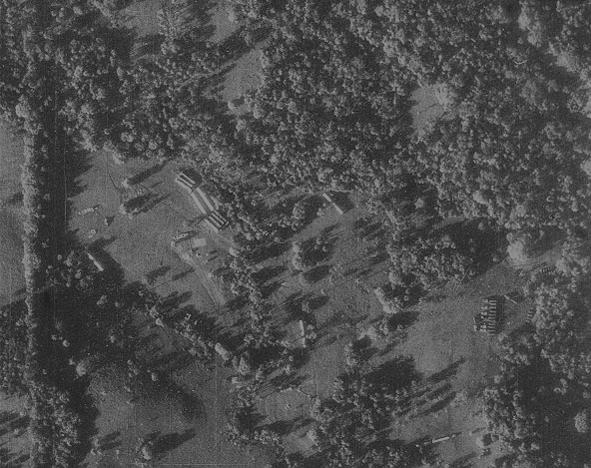
#> input picture mest-atividade01/images/u2dark.png, 591 x 468 px
$ python file01.py
#> lines starting #> are read from the running program, lines starting #| are printed output that depends on the picture; after the words box and inside, x2 and y2 are one past the last pixel; in counts of white or black regions, pixels touching at a corner belong together; long printed decimals are rounded
import cv2
import numpy as np
imageGrey = cv2.imread("images/u2dark.png", cv2.IMREAD_GRAYSCALE)
#> imageGrey is the input picture: shape (468, 591); min 25, max 153, mean 77


# question 1.(a)
smallest = np.amin(imageGrey)
#> smallest = 25
# smallest=imageGrey.min(axis=0).min(axis=0)
# se tirar um min(axis=0) lista todos menores por linha .min(axis=0)
biggest = np.amax(imageGrey)
#> biggest = 153
# biggest = imageGrey.max(axis=0).max(axis=0)
average = np.mean(imageGrey)
#> average = 76.96
# average = imageGrey.mean(axis=0).mean(axis=0)

print(smallest,biggest,average)
#| 25 153 76.962
print(imageGrey.shape)
#| (468, 591)

#question 1.(b)
imageGreyResult = np.copy(imageGrey)
for row in range(len(imageGreyResult)):
    for column in range(len(imageGreyResult[0])):
        if(imageGreyResult[row, column]==smallest):
            imageGreyResult[row, column]=0
        if(imageGreyResult[row, column]==biggest):
            imageGreyResult[row, column]=255
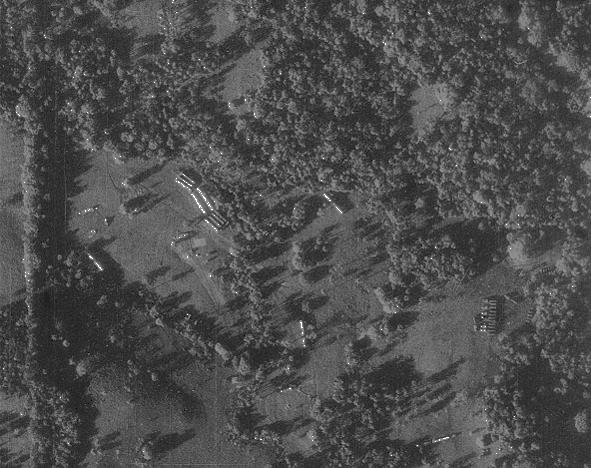
#> imageGreyResult: shape (468, 591); 0.11% of pixels changed, all inside (x1, y1, x2, y2) = (3, 0, 591, 463)

#question 1.(c)
imageGreyResult2=np.copy(imageGreyResult)
for row in range(len(imageGreyResult)):
    for column in range(len(imageGreyResult[0])):
        imageGreyResult2[row,column]=np.uint8((2*(imageGreyResult2[row,column]-128)+128))
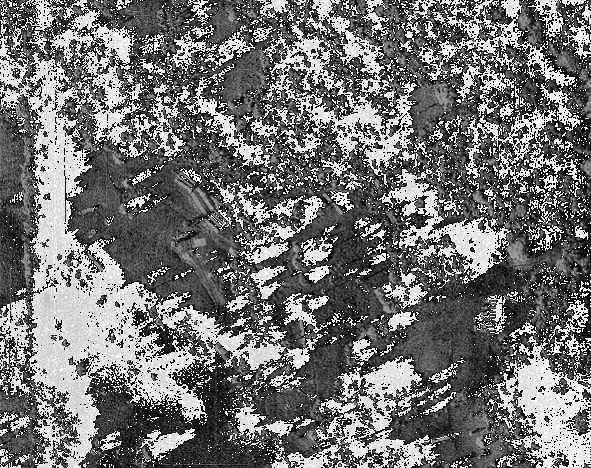
#> imageGreyResult2: shape (468, 591); min 0, max 254, mean 114.8


cv2.imshow("Original", imageGrey)
cv2.imshow("Result", imageGreyResult)
cv2.imshow("ResultContrast", imageGreyResult2)
cv2.waitKey(0)
cv2.destroyAllWindows()
